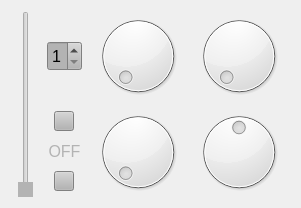
   <widget class="QWidget" name="layoutWidget">
    <property name="geometry">
     <rect>
      <x>380</x>
      <y>160</y>
      <width>301</width>
      <height>190</height>
     </rect>
    </property>
    <layout class="QGridLayout" name="gridLayout_2">
     <item row="0" column="3">
      <widget class="ParameterKnob" name="unisonWidthDialB">
       <property name="minimumSize">
        <size>
         <width>90</width>
         <height>90</height>
        </size>
       </property>
       <property name="maximumSize">
        <size>
         <width>90</width>
         <height>90</height>
        </size>
       </property>
       <property name="focusPolicy">
        <enum>Qt::FocusPolicy::NoFocus</enum>
       </property>
       <property name="styleSheet">
        <string notr="true">image: url(:/Images/Images/DialRound.png);</string>
       </property>
       <property name="maximum">
        <number>100</number>
       </property>
       <property name="orientation">
        <enum>Qt::Orientation::Vertical</enum>
       </property>
      </widget>
     </item>
     <item row="0" column="1">
      <widget class="QSpinBox" name="unisonSelectorB">
       <property name="minimumSize">
        <size>
         <width>35</width>
         <height>30</height>
        </size>
       </property>
       <property name="maximumSize">
        <size>
         <width>35</width>
         <height>30</height>
        </size>
       </property>
       <property name="font">
        <font>
         <pointsize>12</pointsize>
        </font>
       </property>
       <property name="focusPolicy">
        <enum>Qt::FocusPolicy::NoFocus</enum>
       </property>
       <property name="styleSheet">
        <string notr="true">background-color: rgb(179, 179, 179);
color: rgb(0, 0, 0);
border-color: rgb(0, 0, 0);
background-image: url(:/Images/Images/Button.png);</string>
       </property>
       <property name="keyboardTracking">
        <bool>false</bool>
       </property>
       <property name="minimum">
        <number>1</number>
       </property>
       <property name="maximum">
        <number>8</number>
       </property>
      </widget>
     </item>
     <item row="0" column="2">
      <widget class="ParameterKnob" name="detuneDialB">
       <property name="minimumSize">
        <size>
         <width>90</width>
         <height>90</height>
        </size>
       </property>
       <property name="maximumSize">
        <size>
         <width>90</width>
         <height>90</height>
        </size>
       </property>
       <property name="focusPolicy">
        <enum>Qt::FocusPolicy::NoFocus</enum>
       </property>
       <property name="styleSheet">
        <string notr="true">image: url(:/Images/Images/DialRound.png);</string>
       </property>
       <property name="maximum">
        <number>100</number>
       </property>
       <property name="orientation">
        <enum>Qt::Orientation::Vertical</enum>
       </property>
      </widget>
     </item>
     <item row="1" column="1">
      <layout class="QVBoxLayout" name="verticalLayout_2" stretch="0,0,0">
       <property name="leftMargin">
        <number>0</number>
       </property>
       <item>
        <layout class="QHBoxLayout" name="horizontalLayout_4">
         <property name="sizeConstraint">
          <enum>QLayout::SizeConstraint::SetFixedSize</enum>
         </property>
         <item>
          <widget class="QPushButton" name="modulationUpB">
           <property name="sizePolicy">
            <sizepolicy hsizetype="Preferred" vsizetype="Fixed">
             <horstretch>0</horstretch>
             <verstretch>0</verstretch>
            </sizepolicy>
           </property>
           <property name="minimumSize">
            <size>
             <width>20</width>
             <height>20</height>
            </size>
           </property>
           <property name="maximumSize">
            <size>
             <width>20</width>
             <height>20</height>
            </size>
           </property>
           <property name="baseSize">
            <size>
             <width>0</width>
             <height>0</height>
            </size>
           </property>
           <property name="focusPolicy">
            <enum>Qt::FocusPolicy::NoFocus</enum>
           </property>
           <property name="styleSheet">
            <string notr="true">background-color: rgb(179, 179, 179);</string>
           </property>
           <property name="text">
            <string/>
           </property>
          </widget>
         </item>
        </layout>
       </item>
       <item>
        <widget class="QLabel" name="modulationLabelB">
         <property name="minimumSize">
          <size>
           <width>35</width>
           <height>20</height>
          </size>
         </property>
         <property name="maximumSize">
          <size>
           <width>35</width>
           <height>20</height>
          </size>
         </property>
         <property name="font">
          <font>
           <pointsize>12</pointsize>
          </font>
         </property>
         <property name="styleSheet">
          <string notr="true">color: rgb(179, 179, 179);</string>
         </property>
         <property name="text">
          <string>OFF</string>
         </property>
         <property name="alignment">
          <set>Qt::AlignmentFlag::AlignBottom|Qt::AlignmentFlag::AlignHCenter</set>
         </property>
        </widget>
       </item>
       <item>
        <layout class="QHBoxLayout" name="horizontalLayout_5">
         <item>
          <widget class="QPushButton" name="modulationDownB">
           <property name="minimumSize">
            <size>
             <width>20</width>
             <height>20</height>
            </size>
           </property>
           <property name="maximumSize">
            <size>
             <width>20</width>
             <height>20</height>
            </size>
           </property>
           <property name="focusPolicy">
            <enum>Qt::FocusPolicy::NoFocus</enum>
           </property>
           <property name="styleSheet">
            <string notr="true">background-color: rgb(179, 179, 179);</string>
           </property>
           <property name="text">
            <string/>
           </property>
          </widget>
         </item>
        </layout>
       </item>
      </layout>
     </item>
     <item row="0" column="0" rowspan="2">
      <widget class="QSlider" name="volumeFaderB">
       <property name="sizePolicy">
        <sizepolicy hsizetype="Expanding" vsizetype="Expanding">
         <horstretch>50</horstretch>
         <verstretch>0</verstretch>
        </sizepolicy>
       </property>
       <property name="minimumSize">
        <size>
         <width>20</width>
         <height>0</height>
        </size>
       </property>
       <property name="maximumSize">
        <size>
         <width>20</width>
         <height>16777215</height>
        </size>
       </property>
       <property name="sizeIncrement">
        <size>
         <width>0</width>
         <height>0</height>
        </size>
       </property>
       <property name="baseSize">
        <size>
         <width>0</width>
         <height>0</height>
        </size>
       </property>
       <property name="focusPolicy">
        <enum>Qt::FocusPolicy::NoFocus</enum>
       </property>
       <property name="styleSheet">
        <string notr="true">QSlider::handle {
	background-color: rgb(179, 179, 179);
}</string>
       </property>
       <property name="maximum">
        <number>100</number>
       </property>
       <property name="value">
        <number>0</number>
       </property>
       <property name="orientation">
        <enum>Qt::Orientation::Vertical</enum>
       </property>
      </widget>
     </item>
     <item row="1" column="2">
      <widget class="ParameterKnob" name="modulationDialB">
       <property name="minimumSize">
        <size>
         <width>90</width>
         <height>90</height>
        </size>
       </property>
       <property name="maximumSize">
        <size>
         <width>90</width>
         <height>90</height>
        </size>
       </property>
       <property name="focusPolicy">
        <enum>Qt::FocusPolicy::NoFocus</enum>
       </property>
       <property name="styleSheet">
        <string notr="true">image: url(:/Images/Images/DialRound.png);</string>
       </property>
       <property name="maximum">
        <number>100</number>
       </property>
       <property name="orientation">
        <enum>Qt::Orientation::Vertical</enum>
       </property>
      </widget>
     </item>
     <item row="1" column="3">
      <widget class="ParameterKnob" name="panDialB">
       <property name="minimumSize">
        <size>
         <width>90</width>
         <height>90</height>
        </size>
       </property>
       <property name="maximumSize">
        <size>
         <width>90</width>
         <height>90</height>
        </size>
       </property>
       <property name="focusPolicy">
        <enum>Qt::FocusPolicy::NoFocus</enum>
       </property>
       <property name="styleSheet">
        <string notr="true">image: url(:/Images/Images/DialRound.png);</string>
       </property>
       <property name="maximum">
        <number>100</number>
       </property>
       <property name="value">
        <number>50</number>
       </property>
       <property name="orientation">
        <enum>Qt::Orientation::Vertical</enum>
       </property>
      </widget>
     </item>
    </layout>
   </widget>
